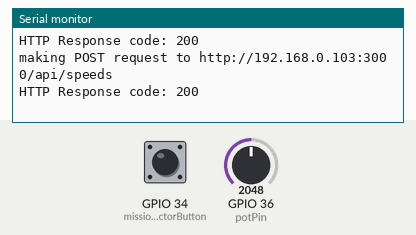
Bench run of a sketch on a simulated ESP32. On the bench: the last lines printed to the serial monitor. Inputs (shaded band) come from the test bench; at power-on: GPIO 34 (missionSelectorButton) LOW, GPIO 36 (potPin) = 2048. WiFi joins after 1.5 s; servers stay silent unless stated; uploads are accepted with an empty reply; not simulated (calls return 0 or success): wifi_secrets.h.

Above: at 6.7 s.
6.8 s: GPIO 34 (missionSelectorButton) pulled HIGH for 0.8 s
9.1 s: GPIO 36 (potPin) set to 2866
At 9.17 s:
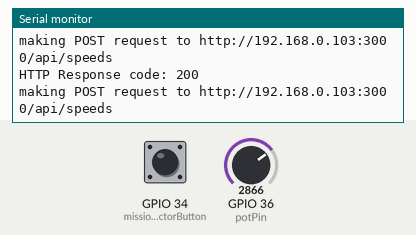
10.6 s: GPIO 36 (potPin) set to 3603
At 11.7 s:
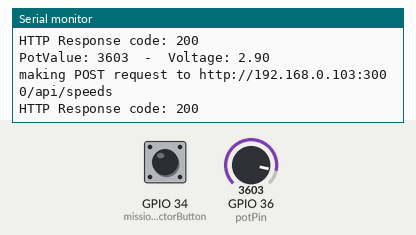

Measured:
- after the input at 10.6 s, the serial monitor: prints a new line after 0.52 s (image 2)

The sketch:

Esp32.ino
```cpp
#include <Arduino.h>
#include <WiFi.h>
#include "wifi_secrets.h"
#include <HTTPClient.h>

// #define USE_SERIAL Serial

///////please enter your sensitive data in the Secret tab/wifi_secrets.h

/////// WiFi Settings ///////
const char *ssid = SECRET_SSID;
const char *password = SECRET_PASS;

// server address for the API
const char *serverAddress = "http://192.168.0.103:3000/api/speeds";

// Difining the pins used for buttons
const int missionSelectorButton = 34;
const int potPin = 36;

// Properties to keep data
int stationID = 0;
int temp = 0;
int mission = 0;

// Throttle properties
int currentPotValue; // do not change
int newPotValue;     // do not change
float voltage = 0;   // do not change

WiFiClient wifi;
int status = WL_IDLE_STATUS;
int httpResponseCode;

void setup()
{
    Serial.begin(115200);

    pinMode(missionSelectorButton, INPUT); // Setting the pin to INPUT mode

    // delay(4000); // Delay needed before calling the WiFi.begin

    WiFi.begin(ssid, password);

    while (WiFi.status() != WL_CONNECTED)
    { // Check for the connection
      // delay(1000);
        Serial.print("Attempting to connect to Network named: ");
        Serial.println(ssid); // print the network name (SSID);
    }

    Serial.print("Connected to SSID: ");
    Serial.println(WiFi.SSID());

    // print your WiFi shield's IP address:
    IPAddress ip = WiFi.localIP();
    Serial.print("with IP Address: ");
    Serial.println(ip);

    setPotValueStart();
    printCurrentPotValue();
    delay(4000);
}

void loop()
{
    doorOpenClose();

    readPotMeterValue();

    sendDataToApi();

    delay(500); // Delay for stability, as the potentiometer is not very stable in its readings
}

void sendDataToApi()
{
    if (WiFi.status() == WL_CONNECTED && String(currentPotValue) != String(httpResponseCode))
    {

        HTTPClient http;
        http.begin(wifi, serverAddress);

        // filling in the data to send
        Serial.println("making POST request to " + String(serverAddress));

        // APIkey: 7ea445c7-a737-4b9d-8b7d-5f8899a70515
        http.addHeader("Content-Type", "application/json");
        // Sending the data to API and getting responscode back
        httpResponseCode = http.POST("{\"api_key\":\"7ea445c7-a737-4b9d-8b7d-5f8899a70515\",\"speed\":" + String(currentPotValue) + "}");

        // Printing the responsecode to serial
        Serial.print("HTTP Response code: ");
        Serial.println(httpResponseCode);

        // Free resources
        http.end();
    }
    else
    {
        Serial.println("WiFi Disconnected");
    }
}

// Setting the starting value for the potentiometer
void setPotValueStart()
{
    newPotValue = analogRead(potPin);
    currentPotValue = newPotValue;
}

// Print potValue to serial
void printCurrentPotValue()
{
    Serial.print("PotValue: ");     // DEBUG
    Serial.print(newPotValue);      // DEBUG
    Serial.print("  -  Voltage: "); // DEBUG
    Serial.println(voltage);        // DEBUG
}

// read the input on analog pin potPin:
void readPotMeterValue()
{
    newPotValue = analogRead(potPin);
    if (newPotValue <= currentPotValue - 50 || newPotValue >= currentPotValue + 50)
    {
        currentPotValue = newPotValue;
        voltage = (3.3 / 4095.0) * currentPotValue;

        printCurrentPotValue(); // DEBUG
    }
}

// Taking input from the mission selector button
void doorOpenClose()
{
    temp = digitalRead(missionSelectorButton);
    if (temp == HIGH)
    {
        mission++;
        Serial.println("Selector on"); // DEBUG
    }
}

// Light on and off the light
void lightOnOff()
{
}

// Toggling the horn when holding down the button
void horn()
{
}

// EMergency stop button. setting speed to 0
void emergencyStop()
{
}

// Misison selector up button
void missionSelectorUp()
{
}

// Misison selector down button
void missionSelectorDown()
{
}

// Mission confirm button
void missionConfirm()
{
}

// Mission abort button
void missionAbort()
{
}
```
